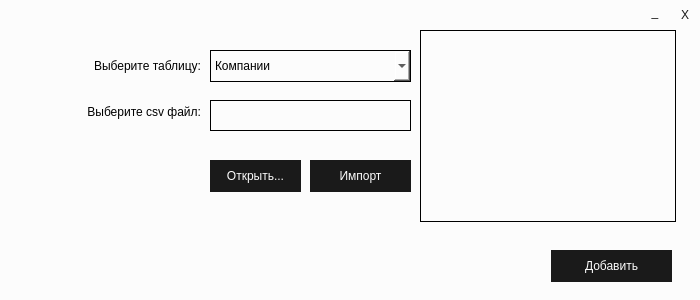
<?xml version="1.0" encoding="UTF-8"?>
<ui version="4.0">
 <class>DataImport</class>
 <widget class="QDialog" name="DataImport">
  <property name="geometry">
   <rect>
    <x>0</x>
    <y>0</y>
    <width>700</width>
    <height>300</height>
   </rect>
  </property>
  <property name="contextMenuPolicy">
   <enum>Qt::NoContextMenu</enum>
  </property>
  <property name="windowTitle">
   <string>Dialog</string>
  </property>
  <property name="styleSheet">
   <string notr="true">background-color: #fcfcfc;</string>
  </property>
  <widget class="QLabel" name="labelSelectTable">
   <property name="geometry">
    <rect>
     <x>20</x>
     <y>50</y>
     <width>181</width>
     <height>31</height>
    </rect>
   </property>
   <property name="text">
    <string>Выберите таблицу:</string>
   </property>
   <property name="alignment">
    <set>Qt::AlignRight|Qt::AlignTrailing|Qt::AlignVCenter</set>
   </property>
  </widget>
  <widget class="QLabel" name="labelOpenFile">
   <property name="geometry">
    <rect>
     <x>20</x>
     <y>100</y>
     <width>181</width>
     <height>24</height>
    </rect>
   </property>
   <property name="text">
    <string>Выберите csv файл:</string>
   </property>
   <property name="alignment">
    <set>Qt::AlignRight|Qt::AlignTrailing|Qt::AlignVCenter</set>
   </property>
  </widget>
  <widget class="QLineEdit" name="lineEditOpenFile">
   <property name="geometry">
    <rect>
     <x>210</x>
     <y>100</y>
     <width>201</width>
     <height>31</height>
    </rect>
   </property>
   <property name="styleSheet">
    <string notr="true">border-color: #1a1a1a;
border: 1px solid;

background-color: transparent;</string>
   </property>
  </widget>
  <widget class="QComboBox" name="comboBoxSelectTable">
   <property name="geometry">
    <rect>
     <x>210</x>
     <y>50</y>
     <width>201</width>
     <height>32</height>
    </rect>
   </property>
   <property name="styleSheet">
    <string notr="true">border-color: #1a1a1a;
border: 1px solid;

background-color: #fcfcfc;</string>
   </property>
   <item>
    <property name="text">
     <string>Компании</string>
    </property>
   </item>
   <item>
    <property name="text">
     <string>Контакты</string>
    </property>
   </item>
   <item>
    <property name="text">
     <string>Инфо о компании</string>
    </property>
   </item>
   <item>
    <property name="text">
     <string>Услуги</string>
    </property>
   </item>
   <item>
    <property name="text">
     <string>Контракты</string>
    </property>
   </item>
  </widget>
  <widget class="QPushButton" name="pushButtonOpenFile">
   <property name="geometry">
    <rect>
     <x>210</x>
     <y>160</y>
     <width>91</width>
     <height>32</height>
    </rect>
   </property>
   <property name="styleSheet">
    <string notr="true">background-color: #1a1a1a;

border: none;
color: #fcfcfc;
text-align: center;</string>
   </property>
   <property name="text">
    <string>Открыть...</string>
   </property>
  </widget>
  <widget class="QPushButton" name="pushButtonImport">
   <property name="geometry">
    <rect>
     <x>310</x>
     <y>160</y>
     <width>101</width>
     <height>32</height>
    </rect>
   </property>
   <property name="styleSheet">
    <string notr="true">background-color: #1a1a1a;

border: none;
color: #fcfcfc;
text-align: center;</string>
   </property>
   <property name="text">
    <string>Импорт</string>
   </property>
  </widget>
  <widget class="QListWidget" name="listWidget">
   <property name="geometry">
    <rect>
     <x>420</x>
     <y>30</y>
     <width>256</width>
     <height>192</height>
    </rect>
   </property>
   <property name="styleSheet">
    <string notr="true">border-color: #1a1a1a;
border: 1px solid;

background-color: transparent;</string>
   </property>
  </widget>
  <widget class="QPushButton" name="pushButtonAdd">
   <property name="geometry">
    <rect>
     <x>551</x>
     <y>250</y>
     <width>121</width>
     <height>32</height>
    </rect>
   </property>
   <property name="styleSheet">
    <string notr="true">background-color: #1a1a1a;

border: none;
color: #fcfcfc;
text-align: center;</string>
   </property>
   <property name="text">
    <string>Добавить</string>
   </property>
  </widget>
  <widget class="QLabel" name="labelStatus">
   <property name="geometry">
    <rect>
     <x>40</x>
     <y>250</y>
     <width>311</width>
     <height>31</height>
    </rect>
   </property>
   <property name="text">
    <string/>
   </property>
  </widget>
  <widget class="QPushButton" name="pushButtonClose">
   <property name="geometry">
    <rect>
     <x>670</x>
     <y>0</y>
     <width>30</width>
     <height>30</height>
    </rect>
   </property>
   <property name="styleSheet">
    <string notr="true">background-color: transparent;
border: none;
color:  #1a1a1a;</string>
   </property>
   <property name="text">
    <string>X</string>
   </property>
  </widget>
  <widget class="QPushButton" name="pushButtonMinimize">
   <property name="geometry">
    <rect>
     <x>640</x>
     <y>-3</y>
     <width>30</width>
     <height>30</height>
    </rect>
   </property>
   <property name="styleSheet">
    <string notr="true">background-color: transparent;
border: none;
color:  #1a1a1a;</string>
   </property>
   <property name="text">
    <string>_</string>
   </property>
  </widget>
 </widget>
 <resources/>
 <connections/>
</ui>
